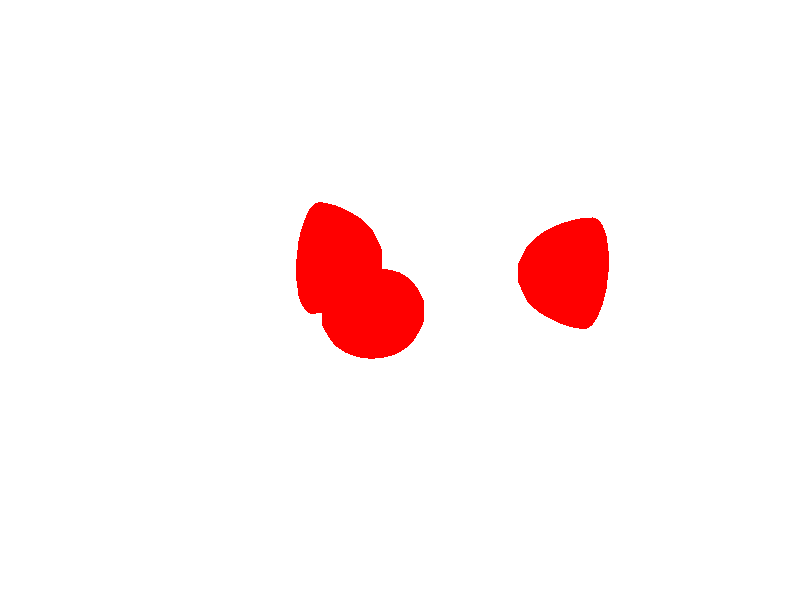

MATLAB code for this plot: (Note: this script raises an error after producing the figure.)
% Program IsoSurface, run by typing run("./main.m")


% Clear all previous variables
clear all;
% Getting the coordiante variables from the data, and making them
% into the correct format, mesh
A=importdata('./xyz.dat');
%getting the concentration from the data file
B=importdata('./ABCD.dat');

[X,Y,Z]=meshgrid(A(:,2),A(:,1),A(:,3));


% The size is used for the for loop
x_size=size(A(:,2),1);
y_size=size(A(:,1),1);
z_size=size(A(:,3),1);

% Dividing up the concentration values (A C B1 B2 B3 B4)
VA=zeros(x_size,y_size,z_size);
VC=zeros(x_size,y_size,z_size);
VB1=zeros(x_size,y_size,z_size);
VB2=zeros(x_size,y_size,z_size);
VB3=zeros(x_size,y_size,z_size);
VB4=zeros(x_size,y_size,z_size);
% Taking the concentration values and putting them into the correct
% format, mesh-format
ii=1;
for i=1:x_size,
    for j=1:y_size,
        for k=1:z_size,
            VA(i,j,k)=B(ii,1);
            VC(i,j,k)=B(ii,2);
            VB1(i,j,k)=B(ii,3);
            VB2(i,j,k)=B(ii,4);
            VB3(i,j,k)=B(ii,5);
            VB4(i,j,k)=B(ii,6);
            ii=ii+1;
        end
    end
end
% clearing useless variables
clear i;
clear j;
clear k;
clear ii;
% Thres3old for the isosurf, 
cutA=0.4;
cutC=0.4;
cutB1=1.5;
cutB2=1.5;
cutB3=1.5;
cutB4=0.5;


axis vis3d;
view([1,0.3,0.2]);
axis off;
daspect('mode');


% A    ++++++++++++++++++++++++++++++++++++++++++++++++++++++++++++++++++++++++++++++++
pA = patch(isosurface(X,Y,Z,VA,cutA),'FaceColor','red','EdgeColor','none');
qA = patch(isocaps(X,Y,Z,VA,cutA),'FaceColor','red','EdgeColor', ...
         'none');
alpha(pA,0.5);
alpha(qA,0.5);


% C
% ++++++++++++++++++++++++++++++++++++++++++++++++++++++++++++++++++++++++++++++++
pC = patch(isosurface(X,Y,Z,VC,cutC),'FaceColor','blue','EdgeColor','none');
qC = patch(isocaps(X,Y,Z,VC,cutC),'FaceColor','blue','EdgeColor', ...
          'none');
alpha(pC,0.5);
alpha(qC,0.5);



% B1    ++++++++++++++++++++++++++++++++++++++++++++++++++++++++++++++++++++++++++++++++
pB1 = patch(isosurface(X,Y,Z,VB1,cutB1),'FaceColor','green','EdgeColor','none');
qB1 = patch(isocaps(X,Y,Z,VB1,cutB1),'FaceColor','green','EdgeColor', ...
           'none');
alpha(pB1,0.7);
alpha(qB1,0.7);


% B2    ++++++++++++++++++++++++++++++++++++++++++++++++++++++++++++++++++++++++++++++++
pB2 = patch(isosurface(X,Y,Z,VB2,cutB2),'FaceColor','green','EdgeColor','none');
qB2 = patch(isocaps(X,Y,Z,VB2,cutB2),'FaceColor','green','EdgeColor', ...
           'none');
alpha(pB2,0.7);
alpha(qB2,0.7);

% B3    ++++++++++++++++++++++++++++++++++++++++++++++++++++++++++++++++++++++++++++++++
pB3 = patch(isosurface(X,Y,Z,VB3,cutB3),'FaceColor','green','EdgeColor','none');
qB3 = patch(isocaps(X,Y,Z,VB3,cutB3),'FaceColor','green','EdgeColor', ...
           'none');
alpha(pB3,0.7);
alpha(qB3,0.7);



% B4    ++++++++++++++++++++++++++++++++++++++++++++++++++++++++++++++++++++++++++++++++
pB4 = patch(isosurface(X,Y,Z,VB4,cutB4),'FaceColor','green','EdgeColor','none');
qB4 = patch(isocaps(X,Y,Z,VB4,cutB4),'FaceColor','green','EdgeColor', ...
           'none');
alpha(pB4,0.7);
alpha(qB4,0.7);
